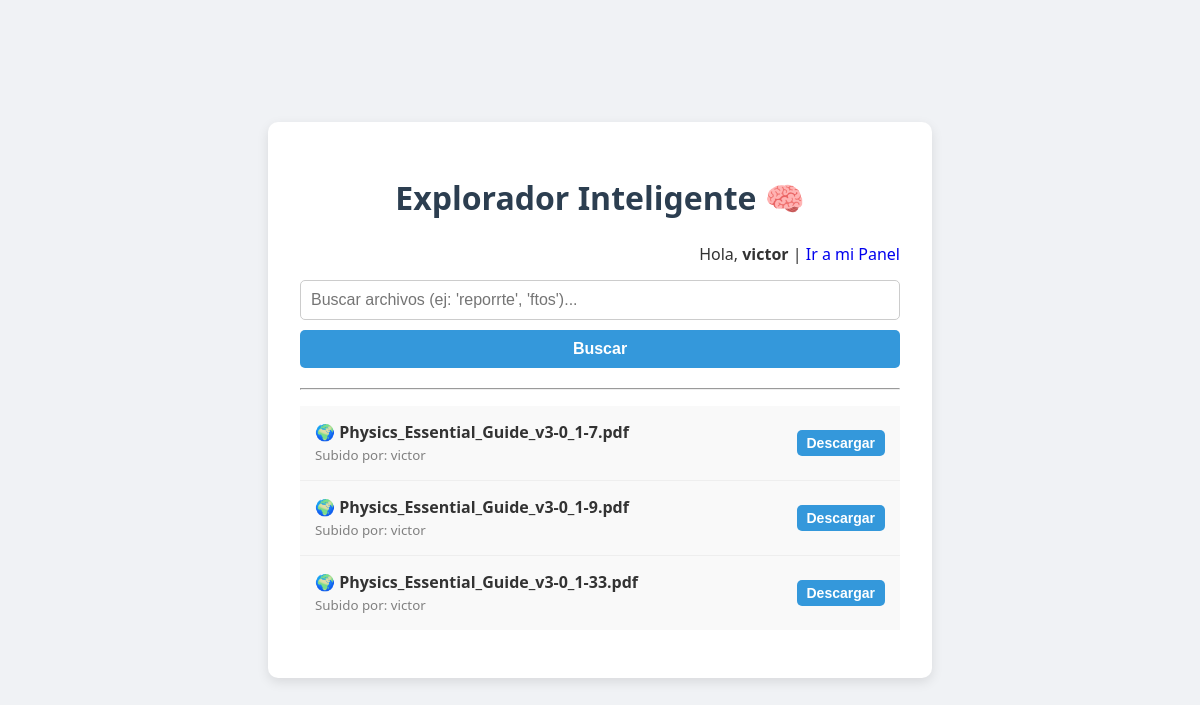
Screenshot of / (signed in) with the database file from the repository.
### app.py (models this page shows)
class User(UserMixin, db.Model):
    id = db.Column(db.Integer, primary_key=True)
    username = db.Column(db.String(150), unique=True, nullable=False)
    email = db.Column(db.String(150), unique=True, nullable=False)
    password = db.Column(db.String(150), nullable=False)
    files = db.relationship('File', backref='owner')

class File(db.Model):
    id = db.Column(db.Integer, primary_key=True)
    filename = db.Column(db.String(300))
    user_id = db.Column(db.Integer, db.ForeignKey('user.id'))
    is_public = db.Column(db.Boolean, default=False)

### app.py (the view)
@app.route('/')
def home():
    public_files = File.query.filter_by(is_public=True).all()
    return render_template('home.html', files=public_files)

### app.py (called while the page is built)
@login_manager.user_loader
def load_user(user_id):
    return User.query.get(int(user_id))

### templates/home.html (shortened to what this page needs)
<!DOCTYPE html>
<html lang="es">
<head>
    <link rel="stylesheet" href="{{ url_for('static', filename='style.css') }}">
</head>
<body>
    <div class="container">
        <h1>Explorador Inteligente 🧠</h1>
        <div style="text-align: right; margin-bottom: 15px;">
            {% if current_user.is_authenticated %}
                <span>Hola, <b>{{ current_user.username }}</b></span> |
                <a href="/dashboard">Ir a mi Panel</a>
            {% else %}
                <a href="/login">Iniciar Sesión</a>
            {% endif %}
        </div>
        <form action="/search" method="GET" class="search-box">
            <input type="text" name="q" class="search-input" placeholder="Buscar archivos (ej: 'reporrte', 'ftos')..." value="{{ search_query if search_query else '' }}">
            <button type="submit" class="btn-primary" style="width: auto;">Buscar</button>
        </form>
        <hr>
        <ul>
            {% for file in files %}
                <li>
                    <span>
                        {% if file.is_public %} 🌍 {% else %} 🔒 {% endif %}
                        <strong>{{ file.filename }}</strong>
                        <br><small style="color: grey;">Subido por: {{ file.owner.username }}</small>
                    </span>
                    <a href="{{ url_for('download', file_id=file.id) }}">
                        <button class="btn-download">Descargar</button>
                    </a>
                </li>
            {% endfor %}
        </ul>
    </div>
</body>
</html>

### static/style.css (style rules this page uses)
body { font-family: 'Segoe UI', Tahoma, Geneva, Verdana, sans-serif; background-color: #f0f2f5; margin: 0; padding: 0; display: flex; justify-content: center; align-items: center; min-height: 100vh; color: #333; }
.container { background-color: white; padding: 2rem; border-radius: 10px; box-shadow: 0 4px 12px rgba(0, 0, 0, 0.1); width: 100%; max-width: 600px; }
h1, h2 { color: #2c3e50; text-align: center; margin-bottom: 1.5rem; }
form { display: flex; flex-direction: column; gap: 15px; }
input[type="text"], input[type="password"], input[type="file"] { padding: 10px; border: 1px solid #ccc; border-radius: 5px; font-size: 16px; }
button { padding: 10px 20px; border: none; border-radius: 5px; cursor: pointer; font-size: 16px; font-weight: bold; transition: background 0.3s; }
.btn-primary { background-color: #3498db; color: white; width: 100%; }
.btn-download { background-color: #3498db; color: white; text-decoration: none; padding: 5px 10px; font-size: 14px; }
ul { list-style-type: none; padding: 0; }
li { background: #f9f9f9; border-bottom: 1px solid #eee; padding: 15px; display: flex; justify-content: space-between; align-items: center; }
li:last-child { border-bottom: none; }
a { text-decoration: none; }

### templates/home.html (style rules this page uses)
.search-box { display: flex; gap: 10px; margin-bottom: 20px; }
.search-input { flex-grow: 1; padding: 10px; border-radius: 5px; border: 1px solid #ddd; }

### rows the page displays
User: username "victor"
File: filename "Physics_Essential_Guide_v3-0_1-7.pdf", owner.username "victor"
File: filename "Physics_Essential_Guide_v3-0_1-9.pdf", owner.username "victor"
File: filename "Physics_Essential_Guide_v3-0_1-33.pdf", owner.username "victor"
